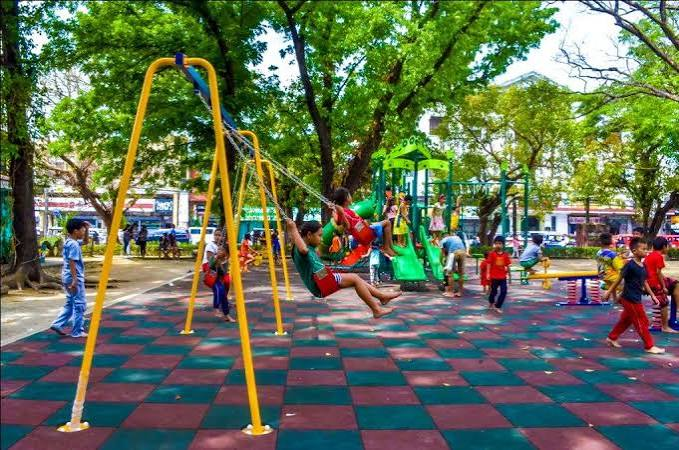
#> input picture Resources/Photos/plaza.jpg, 679 x 450 px
$ python gradients.py
#> lines starting #> are read from the running program, lines starting #| are printed output that depends on the picture; after the words box and inside, x2 and y2 are one past the last pixel; in counts of white or black regions, pixels touching at a corner belong together
#pylint:disable=no-member

import cv2 as cv
import numpy as np

img = cv.imread('../Resources/Photos/plaza.jpg')
#> img is the input picture: shape (450, 679, 3); mean B, G, R 84, 111.3, 99.8
cv.imshow('Park', img)

gray = cv.cvtColor(img, cv.COLOR_BGR2GRAY)
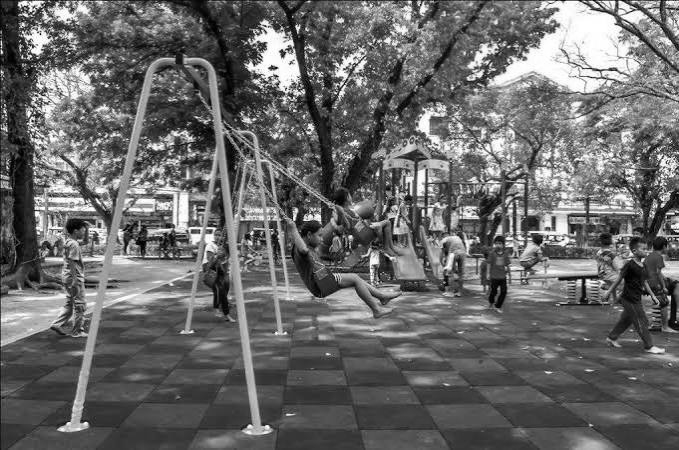
#> gray: shape (450, 679); min 0, max 255, mean 104.8
cv.imshow('Gray', gray)

# Laplacian
lap = cv.Laplacian(gray, cv.CV_64F)
lap = np.uint8(np.absolute(lap))
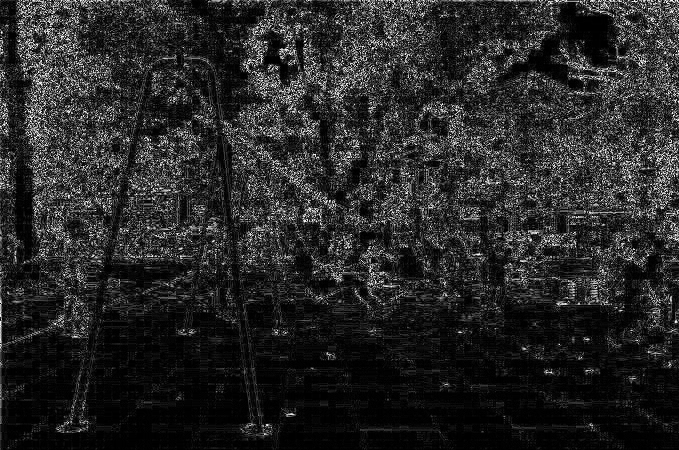
#> lap: shape (450, 679); min 0, max 255, mean 39.5
cv.imshow('Laplacian', lap)

# Sobel
sobelx = cv.Sobel(gray, cv.CV_64F, 1, 0)
sobely = cv.Sobel(gray, cv.CV_64F, 0, 1)
combined_sobel = cv.bitwise_or(sobelx, sobely)
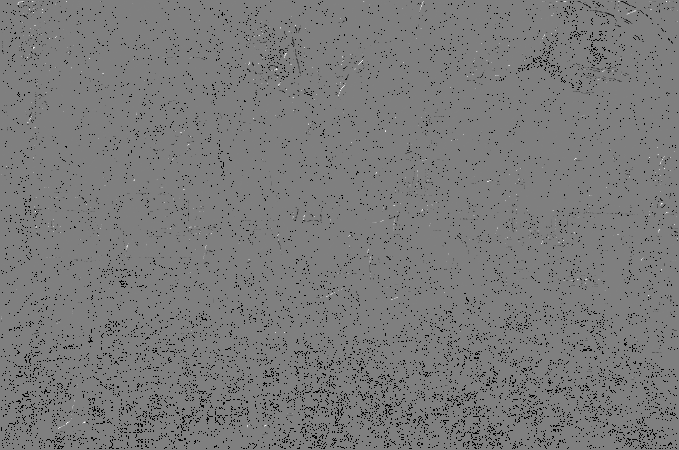
#> combined_sobel: shape (450, 679) float64; 3.79% of the values are NaN or infinite; the others: min -130944, max 130816, mean -379; drawn with min black, max white, NaN and infinite black

cv.imshow('Sobel X', sobelx)
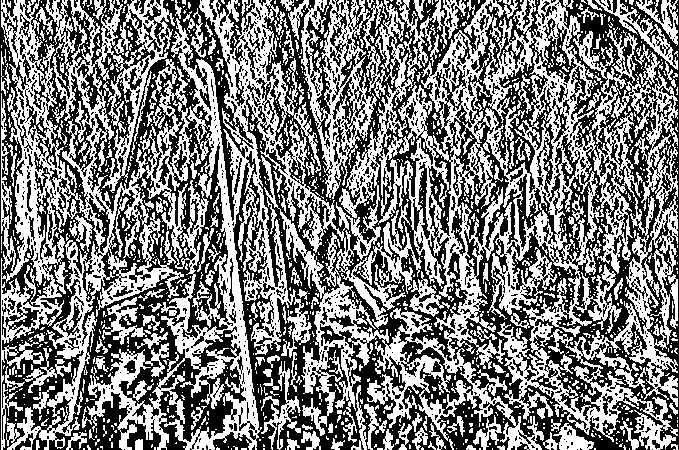
#> window 'Sobel X': shape (450, 679); 48.8% white; 1396 white regions (1206 under 20 px), largest, box (x1, y1, x2, y2) and area: (1, 0, 678, 450) 123871, (396, 0, 466, 67) 1129, (595, 0, 678, 88) 1077
cv.imshow('Sobel Y', sobely)
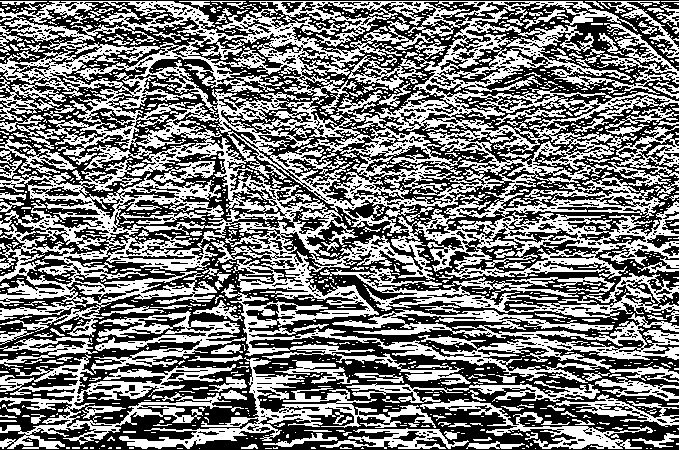
#> window 'Sobel Y': shape (450, 679); 47.6% white; 1286 white regions (1091 under 20 px), largest, box (x1, y1, x2, y2) and area: (0, 1, 679, 385) 95889, (0, 354, 247, 449) 6294, (320, 266, 679, 318) 5272
cv.imshow('Combined Sobel', combined_sobel)
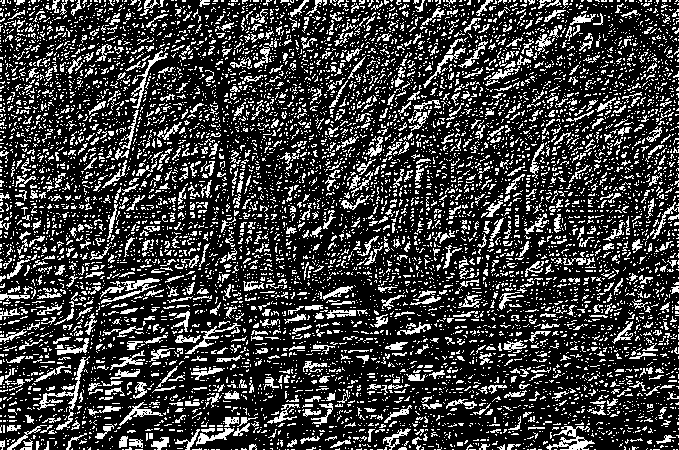
#> window 'Combined Sobel': shape (450, 679); 24% white in thin lines or dots

canny = cv.Canny(gray, 150, 175)
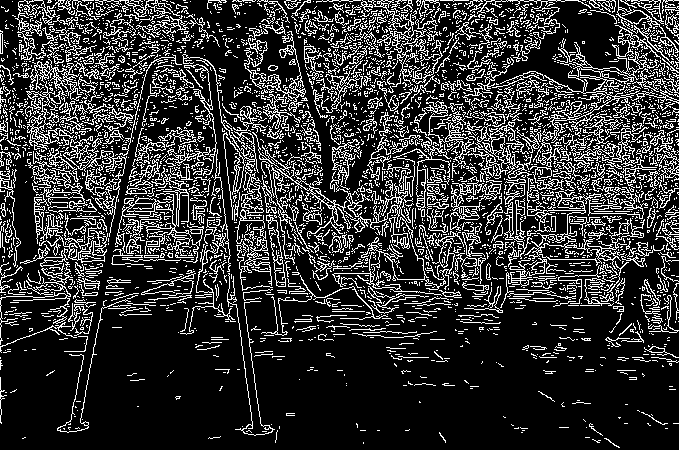
#> canny: shape (450, 679); 20.2% white in thin lines or dots
cv.imshow('Canny', canny)
cv.waitKey(0)

$ run again, with Resources/Photos/al.jpg copied over Resources/Photos/plaza.jpg
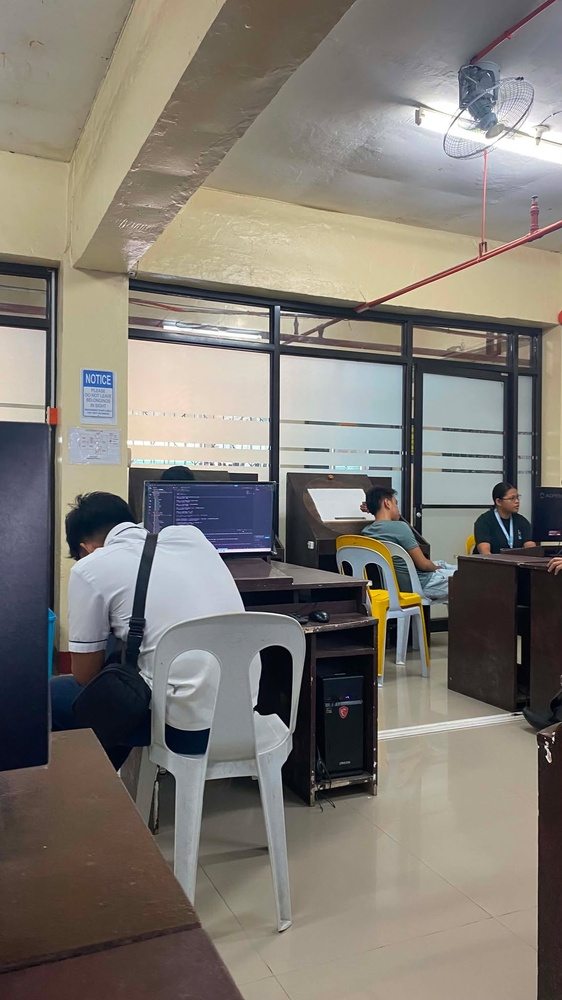
#> input picture Resources/Photos/al.jpg, 562 x 1000 px, shrunk from 1152 x 2048 before the run
#> img is the input picture: shape (1000, 562, 3); mean B, G, R 115.1, 122.3, 127.3
#> `cv.imshow('Sobel X', sobelx)`:
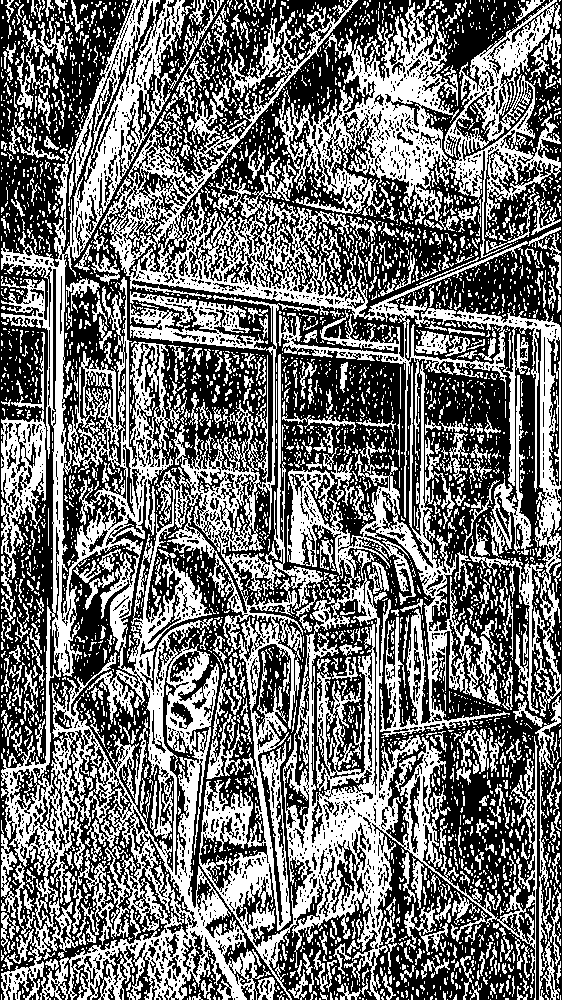
#> window 'Sobel X': shape (1000, 562); 44.7% white; 4299 white regions (3599 under 20 px), largest, box (x1, y1, x2, y2) and area: (1, 0, 264, 1000) 64587, (130, 291, 538, 1000) 60007, (99, 0, 561, 717) 31219
#> `canny = cv.Canny(gray, 150, 175)`:
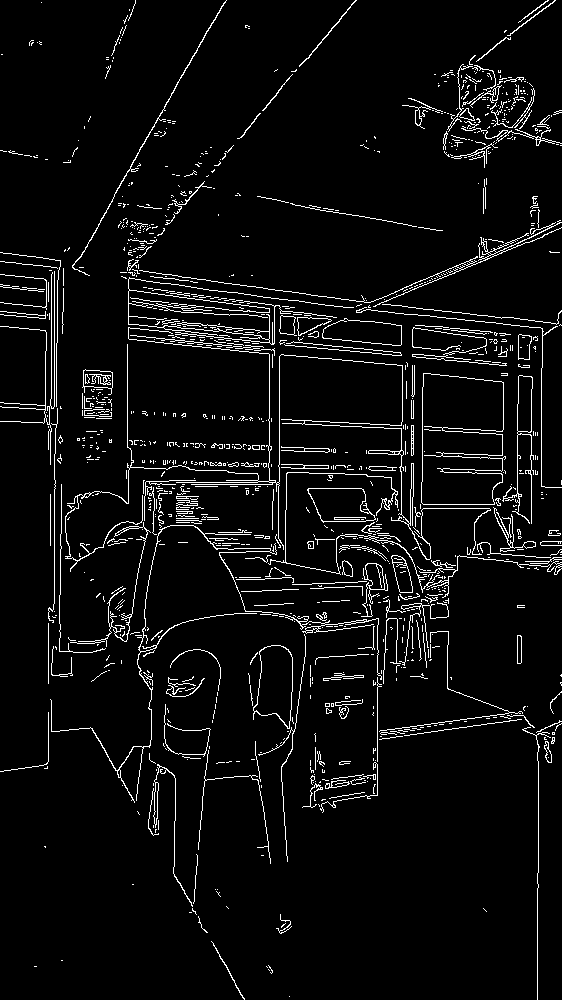
#> canny: shape (1000, 562); 5.1% white in thin lines or dots

$ run again, with Resources/Photos/dogcat.jpg copied over Resources/Photos/plaza.jpg
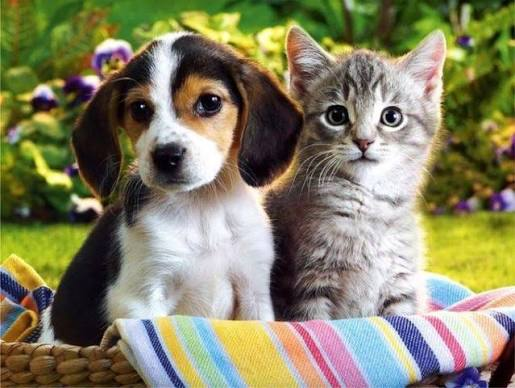
#> input picture Resources/Photos/dogcat.jpg, 515 x 388 px
#> img is the input picture: shape (388, 515, 3); mean B, G, R 100.6, 130.1, 133
#> `cv.imshow('Sobel X', sobelx)`:
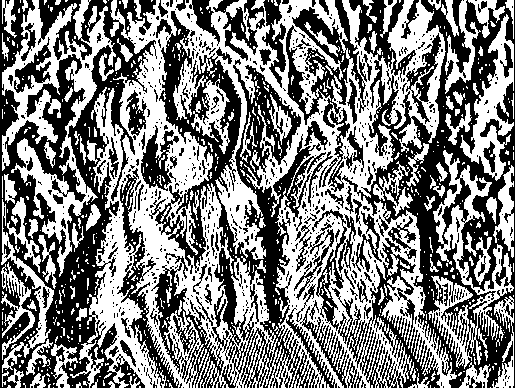
#> window 'Sobel X': shape (388, 515); 49.9% white; 712 white regions (593 under 20 px), largest, box (x1, y1, x2, y2) and area: (87, 0, 457, 388) 62757, (2, 0, 116, 277) 8835, (428, 150, 514, 369) 4881
#> `canny = cv.Canny(gray, 150, 175)`:
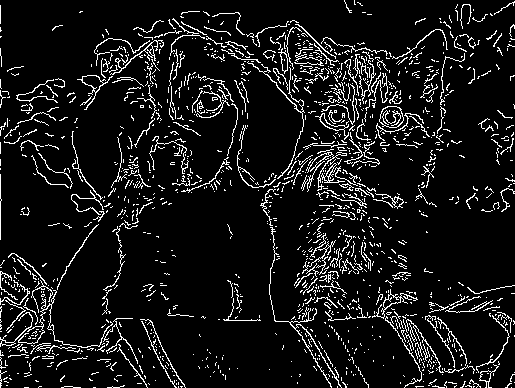
#> canny: shape (388, 515); 9% white in thin lines or dots
